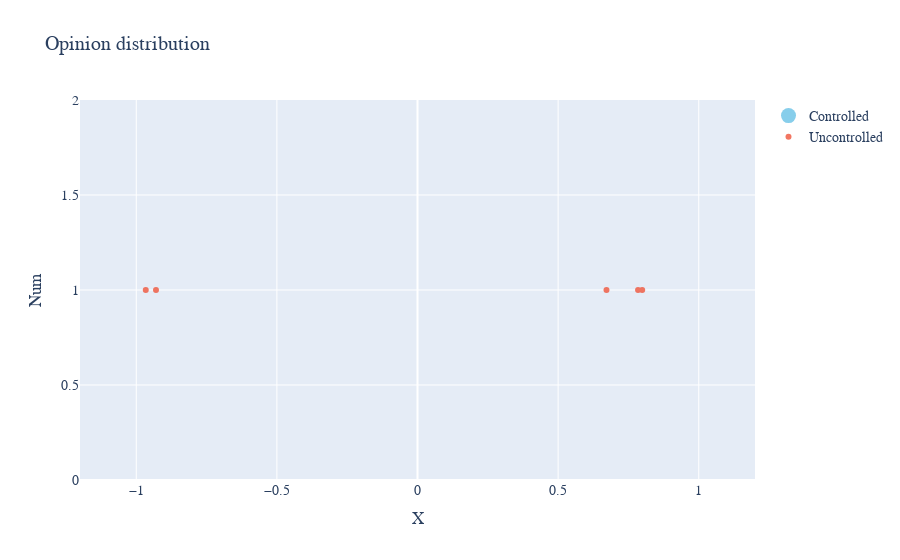

The cell this chart's notebook holds for it:
### Code cell
fig = make_subplots(rows=1, cols=1)
fig.add_trace(go.Scatter(x=c_xs[:, -1].flatten(), y=np.ones(eq.var_dim-1),
                         mode='markers',
                         name="Controlled", marker=dict(color='SkyBlue', size=15)), row=1, col=1)
fig.add_trace(go.Scatter(x=uc_xs[:, -1].flatten(), y=np.ones(eq.var_dim-1),
                         mode='markers',
                         name="Uncontrolled", opacity=0.8), row=1, col=1)
fig.update_layout(
    title="Opinion distribution",
    xaxis_title="X",
    yaxis_title="Num",
    xaxis_range=[-1.2,1.2],
    font=dict(
        family="Courier New, monospace",
        size=14
    )
)
fig.show()

### Figure 1 — Plotly figure (JSON) as saved in the notebook; plotly's stock layout.template omitted (floating-point values rounded to 4 significant figures)
{"data": [{"marker": {"color": "SkyBlue", "size": 15}, "mode": "markers", "name": "Controlled", "type": "scatter", "x": [-2.795, -3.49, 3.13, 2.311, 2.744], "xaxis": "x", "y": [1, 1, 1, 1, 1], "yaxis": "y"}, {"mode": "markers", "name": "Uncontrolled", "opacity": 0.8, "type": "scatter", "x": [-0.9298, -0.9661, 0.7989, 0.7842, 0.672], "xaxis": "x", "y": [1, 1, 1, 1, 1], "yaxis": "y"}], "layout": {"font": {"family": "Courier New, monospace", "size": 14}, "title": {"text": "Opinion distribution"}, "xaxis": {"anchor": "y", "domain": [0, 1], "range": [-1.2, 1.2], "title": {"text": "X"}}, "yaxis": {"anchor": "x", "domain": [0, 1], "title": {"text": "Num"}}}}
